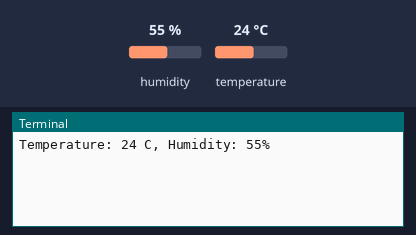
Recording of a program running on a simulated Raspberry Pi (BCM pin numbers). Parts: the last lines printed to the terminal. The inputs (shaded band) are chosen by the test bench; at power-on: humidity 55 %, temperature 24 °C.

Above: at 1.2 s.
1.3 s: humidity set to 22 %
At 2.7 s:
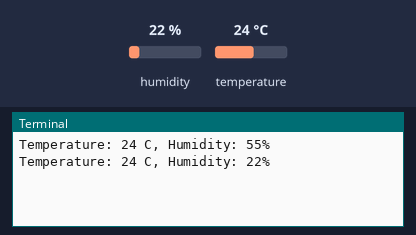
2.8 s: temperature set to 12 °C
4.3 s: humidity set to 40 %
At 6.0 s:
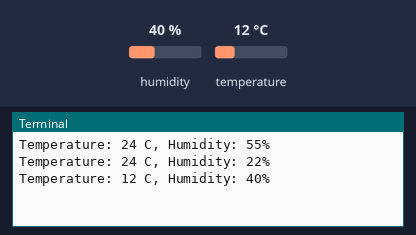
Timing chart, 0 to 7.5 s (numbered marks = the images above; inputs shaded):
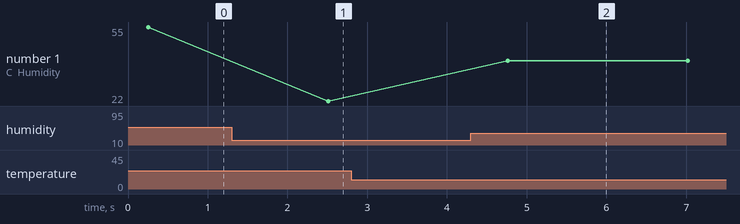

Measured:
- after the input at 1.3 s, the terminal: prints a new line after 1.2 s (image 1)
- after the input at 4.3 s, the terminal: prints a new line after 0.46 s (image 2)
- plotted number 1: 55 → 22 after the input at 1.3 s, 22 → 40 after the input at 4.3 s

The program:

R60._IoT_Weather_Monitoring_System.py
```python
"""
Components Used:
1. Raspberry Pi
2. DHT11 Sensor (Temperature & Humidity)
3. Blynk Web App
4. Jumper Wires

Install Required Libraries:
pip3 install adafruit-circuitpython-dht adafruit-blinka --break-system-packages
pip3 install blynk-library-python --break-system-packages
"""

import time
import adafruit_dht
import RPi.GPIO as gpio
from BlynkLib import Blynk
import board

# ---------------- Blynk Setup ----------------
BLYNK_AUTH = 'your_blynk_auth_token'  # Replace with your Blynk auth token
blynk = Blynk(BLYNK_AUTH, server="blynk.cloud", port=80)

# ---------------- GPIO Setup ----------------
gpio.setmode(gpio.BCM)  # Use BCM numbering

# ---------------- Sensor Setup ----------------
dht_sensor = adafruit_dht.DHT11(board.D17)  # DHT11 connected to GPIO17

# ---------------- Main Loop ----------------
try:
    while True:
        try:
            # Read temperature and humidity from DHT11
            temperature = dht_sensor.temperature
            humidity = dht_sensor.humidity

            # Check if readings are valid
            if temperature is not None and humidity is not None:
                print(f"Temperature: {temperature} C, Humidity: {humidity}%")

                # Send values to Blynk app
                blynk.virtual_write(1, temperature)  # V1 → Temperature
                blynk.virtual_write(2, humidity)     # V2 → Humidity
            else:
                print("Sensor Error")

        except RuntimeError as error:
            # Handle DHT timing errors
            print("Read error:", error)

        blynk.run()     # Maintain Blynk connection
        time.sleep(2)   # Delay between readings

except KeyboardInterrupt:
    # Clean exit
    print("Exiting...")
    gpio.cleanup()
```
